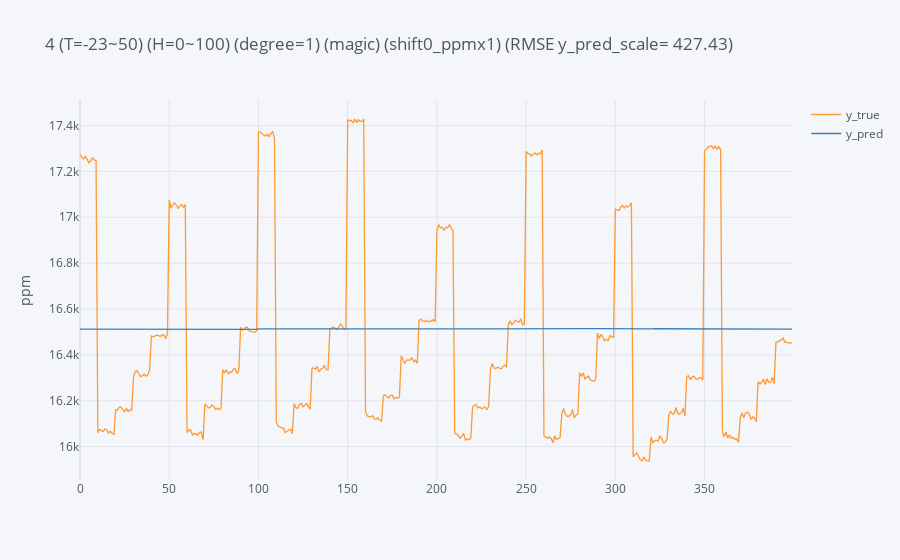
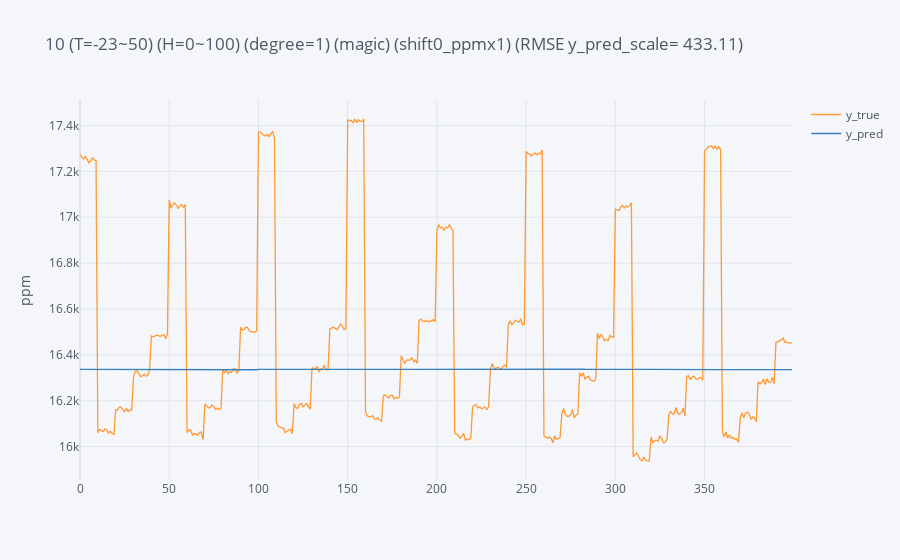
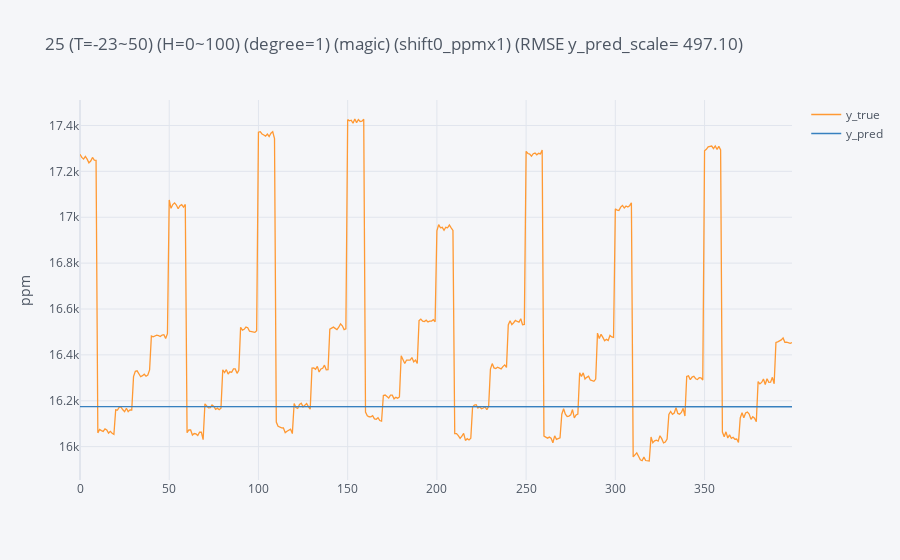
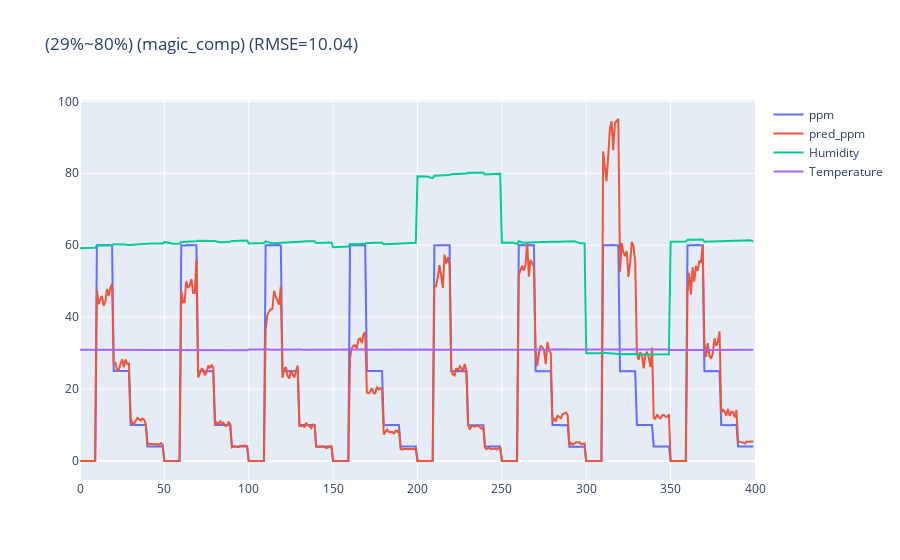

These figures' notebook cell, in order:
### Code cell
# load training data
dk_0C = df_0C.copy().reset_index(drop=True)
dk_10C = df_10C.copy().reset_index(drop=True)
dk_20C = df_20C.copy().reset_index(drop=True)
dk_30C = df_30C.copy().reset_index(drop=True)
dk_40C = df_40C.copy().reset_index(drop=True)

# copy testing data
dk_test_30C_1 = df_test_30C_1.copy().reset_index(drop=True)
dk_test_30C_2 = df_test_30C_2.copy().reset_index(drop=True)
dk_test_30C_3 = df_test_30C_3.copy().reset_index(drop=True)
dk_test_30C_4 = df_test_30C_4.copy().reset_index(drop=True)
dk_test_30C_5 = df_test_30C_5.copy().reset_index(drop=True)
dk_test_30C_6 = df_test_30C_6.copy().reset_index(drop=True)
dk_test_30C_7 = df_test_30C_7.copy().reset_index(drop=True)
dk_test_30C_8 = df_test_30C_8.copy().reset_index(drop=True)
# dk_test_30C_9 = df_test_30C_9.copy().reset_index(drop=True)
# dk_test_30C_10 = df_test_30C_10.copy().reset_index(drop=True)
# dk_test_30C_11 = df_test_30C_11.copy().reset_index(drop=True)

#setting temperature range
'''dict = {temp. 1 : ([training data1, data2], [blind test data1, data2], white_card_std data)}'''

temp_data_dict = { 

    # 0~40C
    'temp. 1': ([dk_0C, dk_10C, dk_20C, dk_30C, dk_40C], [
                                                          dk_test_30C_1, 
                                                          dk_test_30C_2, 
                                                          dk_test_30C_3, 
                                                          dk_test_30C_4, 
                                                          dk_test_30C_5,
                                                          dk_test_30C_6,
                                                          dk_test_30C_7,
                                                          dk_test_30C_8,
#                                                           dk_test_30C_9,
#                                                           dk_test_30C_10,
#                                                           dk_test_30C_11,
                                                         ]),



                  } 
    
# implement temp. range loop
for temp_data, temp_blind_test in temp_data_dict.values():
    

    # plot each model 4D data
#             module_4D.plot_4D_multi_model(temp_data, temp_blind_test, channel_list, sensor_number)

    # concate training data        
    df_all = pd.concat(temp_data).reset_index(drop=True)
    df_test = pd.concat(temp_blind_test).reset_index(drop=True)   
    
    # 取0ppm資料
    dk_all_0ppm = df_all[df_all['ppm']<1].copy()

    # 取4ppm資料
    dk_all_4ppm = df_all[(df_all['ppm']>3)&(df_all['ppm']<5)].copy()
    
    # 取10ppm資料
    dk_all_10ppm = df_all[(df_all['ppm']>9)&(df_all['ppm']<11)].copy()

    # 取25ppm資料
    dk_all_25ppm = df_all[(df_all['ppm']>24)&(df_all['ppm']<26)].copy()
    
    # 取60ppm資料
    dk_all_60ppm = df_all[(df_all['ppm']>59)&(df_all['ppm']<61)].copy()

    
    dk_data_dict = {
#                     0:(dk_all_0ppm),
                    4:(dk_all_4ppm),
                    10:(dk_all_10ppm),
                    25:(dk_all_25ppm),
#                     60:(dk_all_60ppm)
               }
    

    #training model for 0ppm, 10ppm, 60ppm surface
    surf_coef_list = []                           # store ppm surface coefficient
    for ppm, ppm_data in dk_data_dict.items():

        dk_data = ppm_data
        y_train = dk_data[train_channel] + shift 
        x_train = dk_data[['Temperature', 'Humidity']]
        y_test = df_test[test_channel]
        x_test = df_test[['Temperature', 'Humidity']]

#             channels = train_channel

        #開始計算濃度平面 model by Ridge regression
#         step = humidity_step
        os.chdir(path)              
        loss_list = []
        loss_each_step_list = []
        sensor = model.model(folder_name=folder_name,
                             sensor_number=sensor_number,
                             channel=train_channel,
                             x_train=x_train, 
                             y_train=y_train, 
                             x_test=x_test, 
                             y_test=y_test, 
                             model_name=model_name, 
                             degree=degree,
                             step=humidity_step,
                             output_modify=output_modify,
                             shift=shift,            
                             multiple=multiple,
                             ppm=ppm,
                             humidity_feature=sensor_humidity_feature                             
                             )
        sensor.regression()
        intercept_and_coefficient = sensor.save_sensor_side_coef()
#         print(intercept_and_coefficient)
#         sensor.loss()
#         loss_each_step = sensor.loss_each_step()    
        sensor.plot()
#         sensor.save_plot()
#         sensor.coef()
        
        surf_coef_list.append(intercept_and_coefficient) 
   
    test_data = df_test[[test_channel, 'Temperature', 'Humidity', 'ppm']]
    ppm_list = []
    for index, row in test_data.iterrows():
        signal, temperature, humidity, _ = row
#         signal_0ppm = interpolation.calculate_ppm_surface_signal(surf_coef_list[0], x0=temperature, x1=humidity, degree=degree)
        signal_4ppm = interpolation.calculate_ppm_surface_signal(surf_coef_list[0], x0=temperature, x1=humidity, degree=degree)
        signal_10ppm = interpolation.calculate_ppm_surface_signal(surf_coef_list[1], x0=temperature, x1=humidity, degree=degree)
        signal_25ppm = interpolation.calculate_ppm_surface_signal(surf_coef_list[2], x0=temperature, x1=humidity, degree=degree)
#         signal_60ppm = interpolation.calculate_ppm_surface_signal(surf_coef_list[4], x0=temperature, x1=humidity, degree=degree)
        

#         print(signal_0ppm, signal_10ppm, signal_60ppm)
        
        signal_ppm_dict = {
#                              0:signal_0ppm,
                             4:signal_4ppm,
                            10:signal_10ppm,
                            25:signal_25ppm,
#                             60:signal_60ppm,
                           }

        if interpolation_model == 'linear':
            ppm = interpolation.linear_interpolation(signal_ppm_dict, signal, 4, 10, 25)
            
        elif interpolation_model == 'log':
            ppm = interpolation.log_interpolation(signal_ppm_dict, signal, 4, 10, 25)
            
        ppm_list.append(ppm)

    # RMSE
    rmse_test = np.sqrt(mean_squared_error(ppm_list, test_data['ppm'])).round(2)

    # Interpolation prediction result    
    predict_test_data = test_data.copy()
    predict_test_data['pred_ppm'] = ppm_list
    temp = int(predict_test_data['Temperature'].mean())
    hum_min = int(predict_test_data['Humidity'].min())
    hum_max = int(predict_test_data['Humidity'].max())
    title = '({}%~{}%) ({}) (RMSE={})'.format(hum_min, hum_max, test_channel, rmse_test)
    
    # plot prediction result
#     predict_test_data.iplot(kind='scatter', y=['ppm', 'pred_ppm', 'Humidity', 'Temperature'], title=title)
    plot_data = []
    trace_ppm = go.Scatter(y=predict_test_data['ppm'], name='ppm')
    plot_data.append(trace_ppm)
    
    trace_pred_ppm = go.Scatter(y=predict_test_data['pred_ppm'], name='pred_ppm')
    plot_data.append(trace_pred_ppm)

    trace_RH = go.Scatter(y=predict_test_data['Humidity'], name='Humidity')
    plot_data.append(trace_RH)

    trace_temp = go.Scatter(y=predict_test_data['Temperature'], name='Temperature')
    plot_data.append(trace_temp)

    layout = go.Layout(xaxis=dict(range=[0, predict_test_data.shape[0]]), title=title)

    fig = go.Figure(data=plot_data, layout=layout)
    fig.show()
    
    # save figure
    savePath = os.path.join(os.getcwd(), folder_name)
    filename = '({}%~{}%)({})(shift {})(RMSE={})'.format(hum_min, hum_max, test_channel, shift ,rmse_test)
    fig.write_image(savePath + '/' + filename + '.jpeg', width=1280, height=720)

### Figure 1 — Plotly figure (JSON) as saved in the notebook; plotly's stock layout.template omitted (floating-point values rounded to 4 significant figures; data arrays with more than 128 entries replaced by an {"elided": "..."} marker saying what was removed)
{"data": [{"line": {"color": "rgba(255, 153, 51, 1.0)", "dash": "solid", "shape": "linear", "width": 1.3}, "mode": "lines", "name": "y_true", "text": "", "type": "scatter", "x": {"elided": "400 int values"}, "y": {"elided": "400 float values"}}, {"line": {"color": "rgba(55, 128, 191, 1.0)", "dash": "solid", "shape": "linear", "width": 1.3}, "mode": "lines", "name": "y_pred", "text": "", "type": "scatter", "x": {"elided": "400 int values"}, "y": {"elided": "400 float values"}}], "layout": {"legend": {"bgcolor": "#F5F6F9", "font": {"color": "#4D5663"}}, "paper_bgcolor": "#F5F6F9", "plot_bgcolor": "#F5F6F9", "title": {"font": {"color": "#4D5663"}, "text": "4 (T=-23~50) (H=0~100) (degree=1) (magic) (shift0_ppmx1) (RMSE y_pred_scale= 427.43)"}, "xaxis": {"gridcolor": "#E1E5ED", "showgrid": true, "tickfont": {"color": "#4D5663"}, "title": {"font": {"color": "#4D5663"}, "text": ""}, "zerolinecolor": "#E1E5ED"}, "yaxis": {"gridcolor": "#E1E5ED", "showgrid": true, "tickfont": {"color": "#4D5663"}, "title": {"font": {"color": "#4D5663"}, "text": "ppm"}, "zerolinecolor": "#E1E5ED"}}}

### Figure 2 — Plotly figure (JSON) as saved in the notebook; plotly's stock layout.template omitted (floating-point values rounded to 4 significant figures; data arrays with more than 128 entries replaced by an {"elided": "..."} marker saying what was removed)
{"data": [{"line": {"color": "rgba(255, 153, 51, 1.0)", "dash": "solid", "shape": "linear", "width": 1.3}, "mode": "lines", "name": "y_true", "text": "", "type": "scatter", "x": {"elided": "400 int values"}, "y": {"elided": "400 float values"}}, {"line": {"color": "rgba(55, 128, 191, 1.0)", "dash": "solid", "shape": "linear", "width": 1.3}, "mode": "lines", "name": "y_pred", "text": "", "type": "scatter", "x": {"elided": "400 int values"}, "y": {"elided": "400 float values"}}], "layout": {"legend": {"bgcolor": "#F5F6F9", "font": {"color": "#4D5663"}}, "paper_bgcolor": "#F5F6F9", "plot_bgcolor": "#F5F6F9", "title": {"font": {"color": "#4D5663"}, "text": "10 (T=-23~50) (H=0~100) (degree=1) (magic) (shift0_ppmx1) (RMSE y_pred_scale= 433.11)"}, "xaxis": {"gridcolor": "#E1E5ED", "showgrid": true, "tickfont": {"color": "#4D5663"}, "title": {"font": {"color": "#4D5663"}, "text": ""}, "zerolinecolor": "#E1E5ED"}, "yaxis": {"gridcolor": "#E1E5ED", "showgrid": true, "tickfont": {"color": "#4D5663"}, "title": {"font": {"color": "#4D5663"}, "text": "ppm"}, "zerolinecolor": "#E1E5ED"}}}

### Figure 3 — Plotly figure (JSON) as saved in the notebook; plotly's stock layout.template omitted (floating-point values rounded to 4 significant figures; data arrays with more than 128 entries replaced by an {"elided": "..."} marker saying what was removed)
{"data": [{"line": {"color": "rgba(255, 153, 51, 1.0)", "dash": "solid", "shape": "linear", "width": 1.3}, "mode": "lines", "name": "y_true", "text": "", "type": "scatter", "x": {"elided": "400 int values"}, "y": {"elided": "400 float values"}}, {"line": {"color": "rgba(55, 128, 191, 1.0)", "dash": "solid", "shape": "linear", "width": 1.3}, "mode": "lines", "name": "y_pred", "text": "", "type": "scatter", "x": {"elided": "400 int values"}, "y": {"elided": "400 float values"}}], "layout": {"legend": {"bgcolor": "#F5F6F9", "font": {"color": "#4D5663"}}, "paper_bgcolor": "#F5F6F9", "plot_bgcolor": "#F5F6F9", "title": {"font": {"color": "#4D5663"}, "text": "25 (T=-23~50) (H=0~100) (degree=1) (magic) (shift0_ppmx1) (RMSE y_pred_scale= 497.10)"}, "xaxis": {"gridcolor": "#E1E5ED", "showgrid": true, "tickfont": {"color": "#4D5663"}, "title": {"font": {"color": "#4D5663"}, "text": ""}, "zerolinecolor": "#E1E5ED"}, "yaxis": {"gridcolor": "#E1E5ED", "showgrid": true, "tickfont": {"color": "#4D5663"}, "title": {"font": {"color": "#4D5663"}, "text": "ppm"}, "zerolinecolor": "#E1E5ED"}}}

### Figure 4 — Plotly figure (JSON) as saved in the notebook; plotly's stock layout.template omitted (floating-point values rounded to 4 significant figures; data arrays with more than 128 entries replaced by an {"elided": "..."} marker saying what was removed)
{"data": [{"name": "ppm", "type": "scatter", "y": {"elided": "400 float values"}}, {"name": "pred_ppm", "type": "scatter", "y": {"elided": "400 float values"}}, {"name": "Humidity", "type": "scatter", "y": {"elided": "400 float values"}}, {"name": "Temperature", "type": "scatter", "y": {"elided": "400 float values"}}], "layout": {"title": {"text": "(29%~80%) (magic_comp) (RMSE=10.04)"}, "xaxis": {"range": [0, 400]}}}
